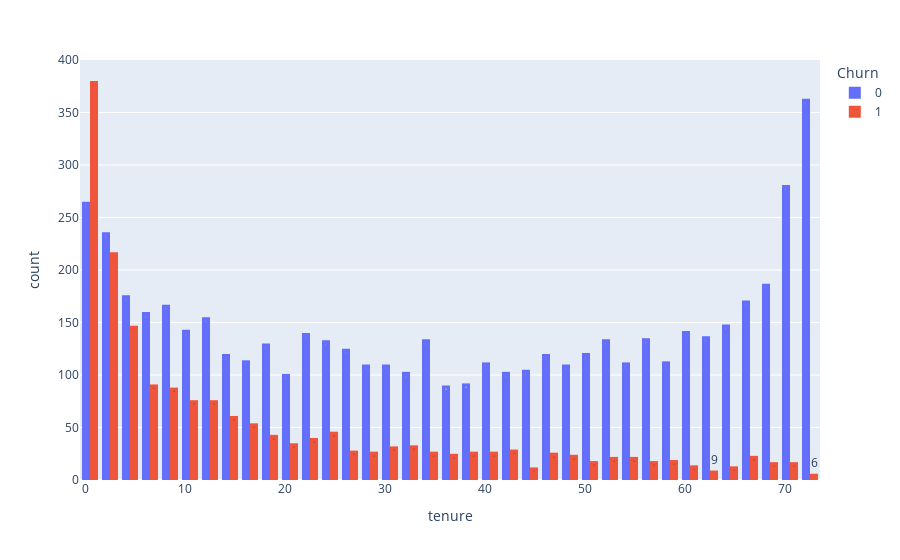

Notebook code for this chart:
### Code cell
px.histogram(datos_normalizados, x="tenure", text_auto=True, color="Churn", barmode="group")

### Figure 1 — Plotly figure (JSON) as saved in the notebook; plotly's stock layout.template omitted (floating-point values rounded to 4 significant figures; data arrays with more than 128 entries replaced by an {"elided": "..."} marker saying what was removed)
{"data": [{"alignmentgroup": "True", "bingroup": "x", "hovertemplate": "Churn=0<br>tenure=%{x}<br>count=%{y}<extra></extra>", "legendgroup": "0", "marker": {"color": "#636efa", "pattern": {"shape": ""}}, "name": "0", "offsetgroup": "0", "orientation": "v", "showlegend": true, "texttemplate": "%{value}", "type": "histogram", "x": {"elided": "5398 int values"}, "xaxis": "x", "yaxis": "y"}, {"alignmentgroup": "True", "bingroup": "x", "hovertemplate": "Churn=1<br>tenure=%{x}<br>count=%{y}<extra></extra>", "legendgroup": "1", "marker": {"color": "#EF553B", "pattern": {"shape": ""}}, "name": "1", "offsetgroup": "1", "orientation": "v", "showlegend": true, "texttemplate": "%{value}", "type": "histogram", "x": {"elided": "1869 int values"}, "xaxis": "x", "yaxis": "y"}], "layout": {"barmode": "group", "legend": {"title": {"text": "Churn"}, "tracegroupgap": 0}, "margin": {"t": 60}, "xaxis": {"anchor": "y", "domain": [0, 1], "title": {"text": "tenure"}}, "yaxis": {"anchor": "x", "domain": [0, 1], "title": {"text": "count"}}}}
